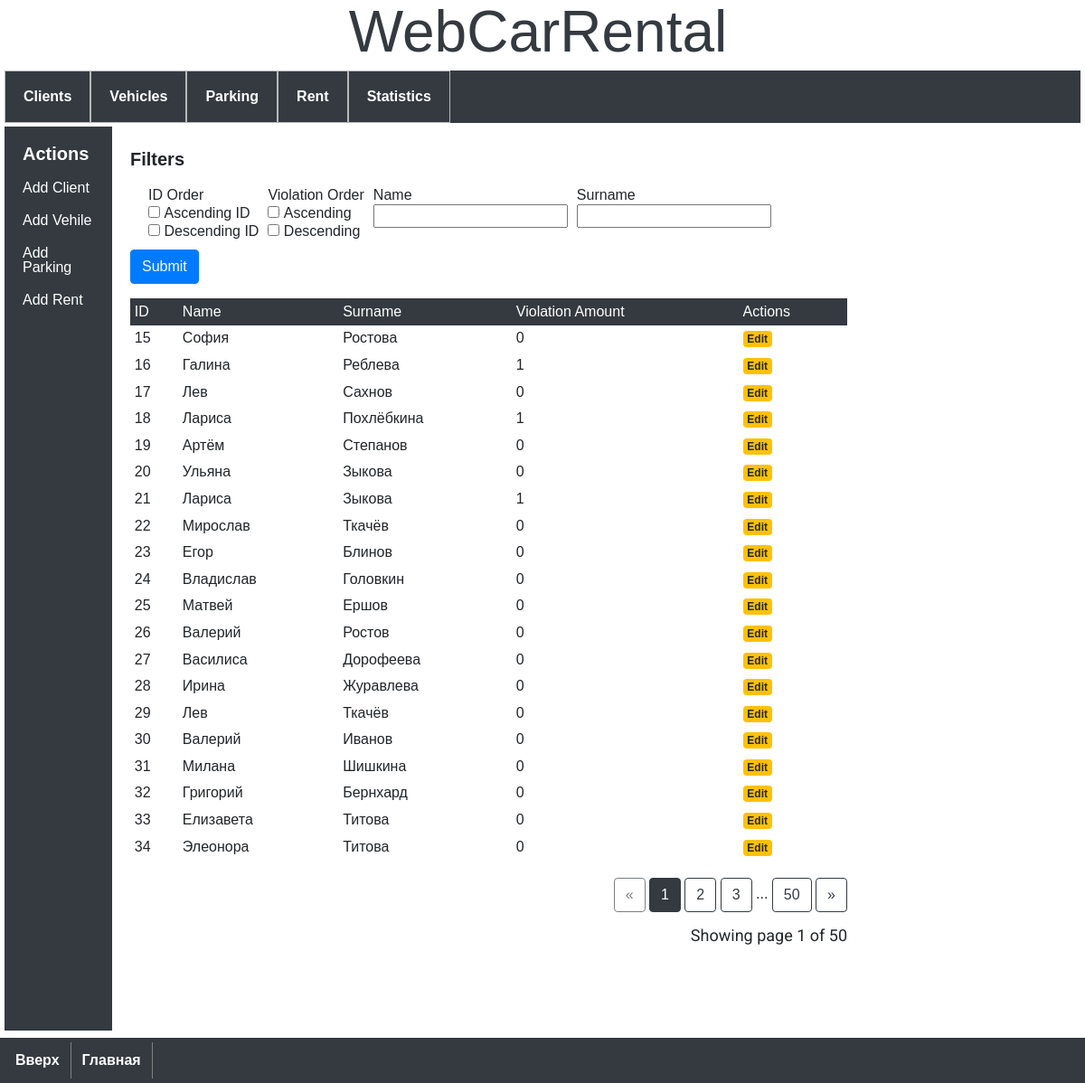
Page /clients on the earlier database version.
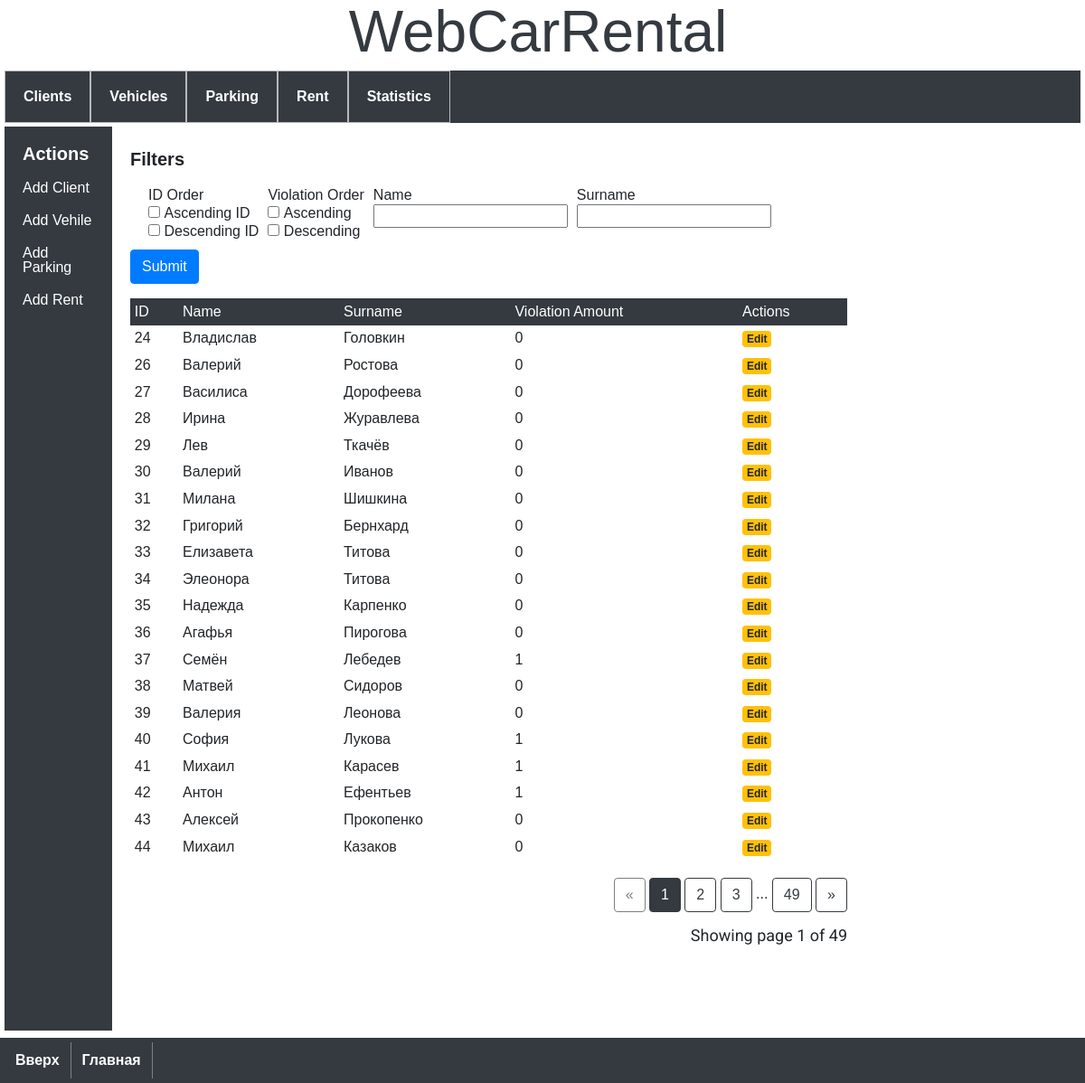
Same page on the later database version.
### model.py (models this page shows)
class Client(db.Model):
    __tablename__ = 'client'
    client_id = db.Column('client_id', db.INTEGER, primary_key=True, autoincrement=True)
    firstname = db.Column('firstname', db.Text)
    surname = db.Column('surname', db.Text)
    violation = db.Column('violation', db.INTEGER)

### app.py (the view)
@app.route('/clients', methods=('GET', 'POST'))
def clients():
    form=ClientsForm()
    page = request.args.get('page', 1, type=int)
    clients = Client.query
    select_order = form.select_order.data
    select_violation = form.select_violation.data
    serch_name = form.serch_name.data
    serch_surname = form.serch_surname.data
    if request.method == 'POST':
        page = 1
        check_status_order(select_order)
        check_status_violation(select_violation)
        check_status_name(serch_name)
        check_status_surname(serch_surname)
    if ClientsForm.status_order == '0':
        form.select_order.data = []
    if ClientsForm.status_order == '1':
        clients = Client.query
        form.select_order.data = ['1']
    if ClientsForm.status_order == '2':
        clients = Client.query.order_by(desc(Client.client_id))
        form.select_order.data = ['2']
    if ClientsForm.status_violation == '0':
        form.select_violation.data = []
    if ClientsForm.status_violation == '1':
        clients = clients.order_by(Client.violation)
        form.select_violation.data = ['1']
    if ClientsForm.status_violation == '2':
        clients = clients.order_by(desc(Client.violation))
        form.select_violation.data = ['2']
    if serch_name:
        clients = clients.filter(Client.firstname == serch_name)
    if serch_surname:
        clients = clients.filter(Client.surname == serch_surname)
    return render_template(
        './client/clients.html',
        clients=clients.paginate(page=page, per_page=20),
        form=form)

### forms.py (shortened to what this page needs)
class ClientsForm(FlaskForm):
    select_order = MultiCheckboxField(
        label='ID Order',
        choices=[
            (1, 'Ascending ID'),
            (2, 'Descending ID')
        ])
    select_violation = MultiCheckboxField(
        label='Violation Order',
        choices=[
            (1, 'Ascending'),
            (2, 'Descending')
        ])
    serch_name = StringField(
        label='Name'
    )
    serch_surname = StringField(
        label='Surname'
    )
    submit = SubmitField(label=('Submit'))
    status_order = 0
    status_violation = 0
    status_name = 0
    status_surname = 0

### templates/client/clients.html (shortened to what this page needs)
{% extends 'base.html' %}
{% block content %}
<div class="table-responsive">
    <form class='form-horizontal' method="POST">
        <div class="form-group">
            <h2>Filters</h2>
            <div class="filters" style="display: flex;">
                <ul style="display: flex; padding: 10px;">
                    <li style="margin-left: 10px;">
                        {{ form.select_order.label }}
                        <br>
                        {{ form.select_order }}
                    </li>
                    <li style="margin-left: 10px;">
                        {{ form.select_violation.label }}
                        <br>
                        {{ form.select_violation }}
                    </li>
                    <li style="margin-left: 10px;">
                        {{ form.serch_name.label }}
                        <br>
                        {{ form.serch_name }}
                    </li>
                    <li style="margin-left: 10px;">
                        {{ form.serch_surname.label }}
                        <br>
                        {{ form.serch_surname }}
                    </li>
                </ul>
            </div>
            {{ form.submit(class="btn btn-primary") }}
        </div>
    </form>
    <table class="table table-sm table-borderless mb-0">
        <thead class="thead-dark">
            <tr>
                <th>ID</th>
                <th>Name</th>
                <th>Surname</th>
                <th>Violation Amount</th>
                <th>Actions</th>
            </tr>
        </thead>
        <tbody>
            {% for client in clients %}
            <tr>
                <th scope="row">{{ client.client_id }}</th>
                <td>{{ client.firstname }}</td>
                <td>{{ client.surname }}</td>
                <td>{{ client.violation }}</td>
                <td><a class="badge badge-warning"
                        href="{{ url_for('edit_client', client_id=client.client_id) }}">Edit</a></td>
            </tr>
            {% endfor %}
        </tbody>
    </table>
</div>
<br>
<div class="text-right">
    <a href="{{ url_for('clients', page=clients.prev_num) }}"
       class="btn btn-outline-dark
       {% if clients.page == 1 %}disabled{% endif %}">
        &laquo;
    </a>
    {% for page_num in clients.iter_pages(left_edge=1, right_edge=1, left_current=1, right_current=2) %}{% if page_num %}
            {% if clients.page == page_num %}
            <a href="{{ url_for('clients', page=page_num) }}"
               class="btn btn-dark">
                {{ page_num }}
            </a>
            {% else %}
            <a href="{{ url_for('clients', page=page_num) }}"
               class="btn btn-outline-dark">
                {{ page_num }}
            </a>
            {% endif %}
        {% else %}
            ...
        {% endif %}
    {% endfor %}    <a href="{{ url_for('clients', page=clients.next_num) }}"
       class="btn btn-outline-dark
       {% if clients.page == clients.pages %}disabled{% endif %}">
        &raquo;
    </a>
</div>
<p class="text-right mt-3">
   Showing page {{ clients.page }} of {{ clients.pages }}
</p>
{% endblock %}

Differences in the rows shown:
removed Client: client_id "15", firstname "София", surname "Ростова", violation "0"
removed Client: client_id "16", firstname "Галина", surname "Реблева", violation "1"
removed Client: client_id "17", firstname "Лев", surname "Сахнов", violation "0"
removed Client: client_id "18", firstname "Лариса", surname "Похлёбкина", violation "1"
removed Client: client_id "19", firstname "Артём", surname "Степанов", violation "0"
removed Client: client_id "20", firstname "Ульяна", surname "Зыкова", violation "0"
removed Client: client_id "21", firstname "Лариса", surname "Зыкова", violation "1"
removed Client: client_id "22", firstname "Мирослав", surname "Ткачёв", violation "0"
removed Client: client_id "23", firstname "Егор", surname "Блинов", violation "0"
removed Client: client_id "25", firstname "Матвей", surname "Ершов", violation "0"
changed Client id 26: surname "Ростов" → "Ростова"
now on this page (row unchanged): Client: client_id "35", firstname "Надежда", surname "Карпенко", violation "0"
now on this page (row unchanged): Client: client_id "36", firstname "Агафья", surname "Пирогова", violation "0"
now on this page (row unchanged): Client: client_id "37", firstname "Семён", surname "Лебедев", violation "1"
now on this page (row unchanged): Client: client_id "38", firstname "Матвей", surname "Сидоров", violation "0"
now on this page (row unchanged): Client: client_id "39", firstname "Валерия", surname "Леонова", violation "0"
now on this page (row unchanged): Client: client_id "40", firstname "София", surname "Лукова", violation "1"
now on this page (row unchanged): Client: client_id "41", firstname "Михаил", surname "Карасев", violation "1"
now on this page (row unchanged): Client: client_id "42", firstname "Антон", surname "Ефентьев", violation "1"
now on this page (row unchanged): Client: client_id "43", firstname "Алексей", surname "Прокопенко", violation "0"
now on this page (row unchanged): Client: client_id "44", firstname "Михаил", surname "Казаков", violation "0"
Other differences:
{{ clients.pages }}: "50" → "49"
new list line: "49"
list line gone: "50"
